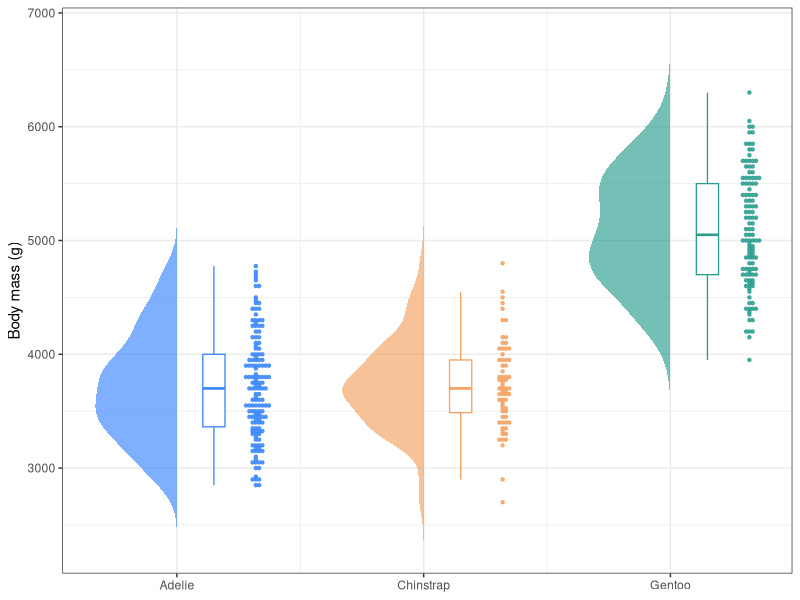
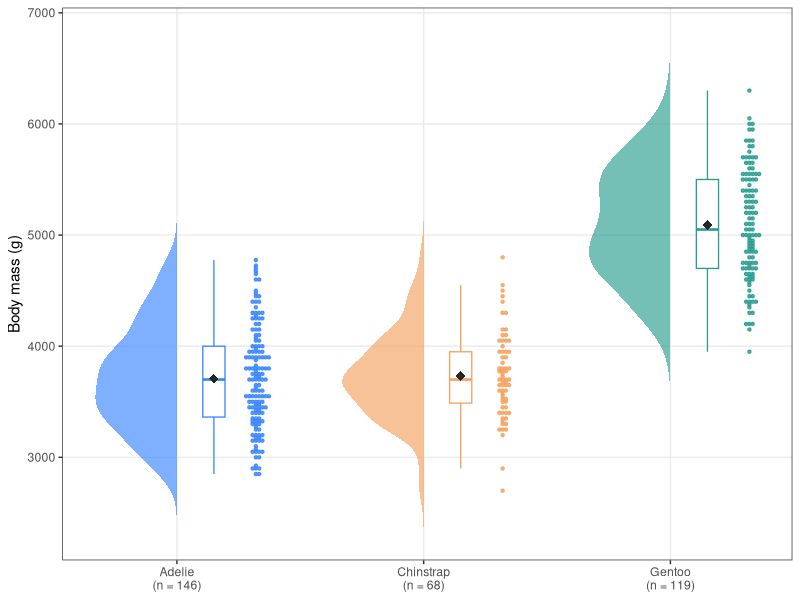
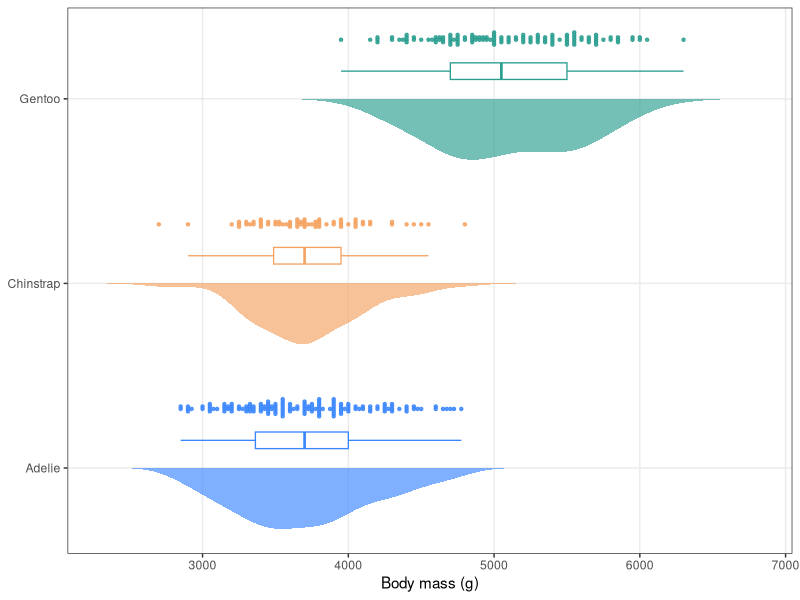

Write R code to recreate these figures, in order.
## ---- chunk 1
# Installing necessary packages
if (!requireNamespace("tidyverse", quietly = TRUE)) {
  install.packages("tidyverse")
}
if (!requireNamespace("ggbeeswarm", quietly = TRUE)) {
  install.packages("ggbeeswarm")
}
if (!requireNamespace("palmerpenguins", quietly = TRUE)) {
  install.packages("palmerpenguins")
}

# Load packages
library(tidyverse)
library(ggbeeswarm)
library(palmerpenguins)
## ---- chunk 2
data("penguins")

penguins_clean <- penguins |>
  filter(!is.na(body_mass_g), !is.na(sex)) |>
  mutate(species = factor(species))

head(penguins_clean, 3)
## ---- chunk 3
# Half-violin polygons: for each group, the density curve is mirrored to the
# left of the group centre (x = group position) and closed as a polygon.
half_violin <- function(data, group_col, value_col, width = 0.33) {
  groups <- levels(factor(data[[group_col]]))
  map_dfr(groups, function(g) {
    values <- data[[value_col]][as.character(data[[group_col]]) == g]
    d <- density(values, n = 200)
    tibble(
      group = g,
      x = which(groups == g) - d$y / max(d$y) * width,
      y = d$x)
  })
}
## ---- chunk 4
#| label: fig-1.1BasicRaincloud
#| fig-cap: "Basic raincloud plot of penguin body mass"
#| out.width: "95%"
#| warning: false
#| message: false
#| fig-width: 8.5
#| fig-height: 5.5

violin_data <- half_violin(penguins_clean, "species", "body_mass_g")
centres <- set_names(seq_along(levels(penguins_clean$species)),
                     levels(penguins_clean$species))
x_pos <- centres[as.character(penguins_clean$species)]

raincloud_colors <- c(Adelie = "#3a86ff", Chinstrap = "#f4a261", Gentoo = "#2a9d8f")

ggplot(penguins_clean) +
  geom_polygon(data = violin_data, aes(x = x, y = y, fill = group, group = group),
               alpha = .65, colour = NA) +
  geom_boxplot(aes(x = x_pos + .15, y = body_mass_g, group = species, colour = species),
               width = .09, outlier.shape = NA, fill = "white", linewidth = .45) +
  geom_beeswarm(aes(x = x_pos + .32, y = body_mass_g, colour = species),
                cex = .5, size = .85, alpha = .85) +
  scale_fill_manual(values = raincloud_colors) +
  scale_colour_manual(values = raincloud_colors) +
  scale_x_continuous(breaks = centres, labels = levels(penguins_clean$species)) +
  labs(x = NULL, y = "Body mass (g)") +
  theme_bw() +
  theme(legend.position = "none")
## ---- chunk 5
#| label: fig-1.2AnnotatedRaincloud
#| fig-cap: "Raincloud plot with mean markers and sample sizes"
#| out.width: "95%"
#| warning: false
#| message: false
#| fig-width: 8.5
#| fig-height: 5.5

ggplot(penguins_clean) +
  geom_polygon(data = violin_data, aes(x = x, y = y, fill = group, group = group),
               alpha = .65, colour = NA) +
  geom_boxplot(aes(x = x_pos + .15, y = body_mass_g, group = species, colour = species),
               width = .09, outlier.shape = NA, fill = "white", linewidth = .45) +
  geom_beeswarm(aes(x = x_pos + .32, y = body_mass_g, colour = species),
                cex = .5, size = .85, alpha = .85) +
  stat_summary(aes(x = x_pos + .15, y = body_mass_g, group = species),
               fun = mean, geom = "point", shape = 18, size = 3, colour = "grey15") +
  scale_fill_manual(values = raincloud_colors) +
  scale_colour_manual(values = raincloud_colors) +
  scale_x_continuous(
    breaks = centres,
    labels = paste0(levels(penguins_clean$species), "\n(n = ",
                    table(penguins_clean$species)[levels(penguins_clean$species)], ")")) +
  labs(x = NULL, y = "Body mass (g)") +
  theme_bw() +
  theme(legend.position = "none", panel.grid.minor = element_blank())
## ---- chunk 6
#| label: fig-1.3HorizontalRaincloud
#| fig-cap: "Horizontal raincloud plot"
#| out.width: "95%"
#| warning: false
#| message: false
#| fig-width: 8.5
#| fig-height: 5

ggplot(penguins_clean) +
  geom_polygon(data = violin_data, aes(x = x, y = y, fill = group, group = group),
               alpha = .65, colour = NA) +
  geom_boxplot(aes(x = x_pos + .15, y = body_mass_g, group = species, colour = species),
               width = .09, outlier.shape = NA, fill = "white", linewidth = .45) +
  geom_beeswarm(aes(x = x_pos + .32, y = body_mass_g, colour = species),
                cex = .5, size = .85, alpha = .85) +
  scale_fill_manual(values = raincloud_colors) +
  scale_colour_manual(values = raincloud_colors) +
  scale_x_continuous(breaks = centres, labels = levels(penguins_clean$species)) +
  labs(x = NULL, y = "Body mass (g)") +
  theme_bw() +
  theme(legend.position = "none", panel.grid.minor = element_blank()) +
  coord_flip()
